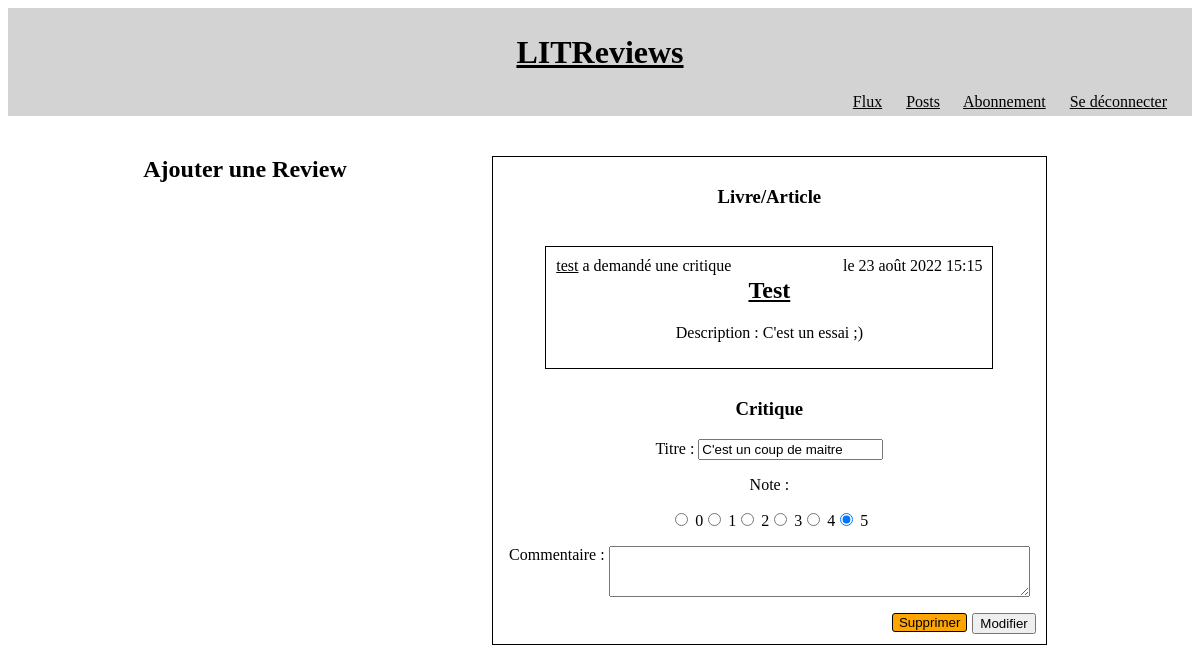
Screenshot of /tickets/19/modify_review/16 (signed in) with the database file from the repository.
### reviews/models.py (models this page shows, shortened)
class Ticket(models.Model):
    title = models.CharField(verbose_name="Titre", max_length=128)
    description = models.CharField(max_length=2048)
    user = models.ForeignKey(to=settings.AUTH_USER_MODEL,
                             on_delete=models.CASCADE)
    image = models.ImageField(null=True,
                              blank=True)
    time_created = models.DateTimeField(auto_now_add=True)
    objects = models.Manager()

class Review(models.Model):
    rating_choices = [(0, 0), (1, 1), (2, 2), (3, 3), (4, 4), (5, 5)]
    ticket = models.ForeignKey(to=Ticket,
                               on_delete=models.CASCADE)
    headline = models.CharField(max_length=128,
                                verbose_name="Titre")
    rating = models.PositiveSmallIntegerField(
        verbose_name="Note",
        choices=rating_choices,
        default=rating_choices[3])
    body = models.CharField(max_length=8192,
                            blank=True,
                            verbose_name="Commentaire")
    user = models.ForeignKey(to=settings.AUTH_USER_MODEL,
                             on_delete=models.CASCADE)
    objects = models.Manager()
    time_created = models.DateTimeField(auto_now_add=True)

### authentication/models.py (models this page shows)
class User(AbstractUser):
    follows = models.ManyToManyField('self',
                                     through=UserFollows,
                                     through_fields=('user', 'followed_user'),
                                     )

### reviews/views.py (the view, shortened to what this page needs)
class PostReview(LoginRequiredMixin, View):
    template = 'reviews/add_review.html'
    pk_url_kwarg = 'ticket_id'
    def get(self, request, ticket_id=None, review_id=None):
        if ticket_id is None:
            ticket_form = TicketForm()
            ticket = None
        else:
            ticket_form = None
            ticket = Ticket.objects.get(id=ticket_id)
        if review_id is None:
            review_form = ReviewForm()
            review = None
        else:
            review = Review.objects.get(id=review_id)
            review_form = ReviewForm(instance=review)
        return render(request, self.template, {'ticket_form': ticket_form,
                                               'ticket': ticket,
                                               'review_form': review_form,
                                               'review': review})

### reviews/forms.py
class ReviewForm(ModelForm):
    class Meta:
        model = Review
        exclude = ('user', 'time_created', 'ticket')
        widgets = {
            'body': Textarea(attrs={'cols': 50, 'rows': 3}),
            'rating': RadioSelect()
        }

### reviews/templates/reviews/add_review.html (shortened to what this page needs)
{% extends 'base.html' %}
  {% block content %}
      <h2>Ajouter une Review</h2>
      <div class="block">
      <form action="" method="post">
        <h3>Livre/Article</h3>
          {% if ticket_form %}
              {{ ticket_form.as_p }}
          {% elif ticket %}
                {% include 'reviews/partials/ticket-block.html' with condensed=True %}
          {% endif %}
        <h3>Critique</h3>
          {{ review_form.as_p }}
          {% if review %}
          <input class= "floating" type="submit" value="Modifier">
            {% url 'delete_review' review.id as link %}
        {% include 'reviews/partials/button_snippet.html' with link=link class='warning floating' text='Supprimer' %}
          {% else %}
            <input type="submit" value="Ajouter">
          {% endif %}
      </form>
    </div>
  {% endblock content %}

### reviews/templates/reviews/partials/ticket-block.html (shortened to what this page needs)
<div class="block large">
    <div class="legend">
        {% if ticket.user == user %}
        Vous avez
        {% else %}
        <a href="{% url 'posts' ticket.user.id %}">{{ ticket.user.username }}</a> a
        {% endif %}
        demandé une critique
    </div>
    <p class="floating">le {{ ticket.time_created }}</p>
    <h2><a href="{% url 'ticket-detail' ticket.id %}">{{ ticket.title }}</a></h2>
    <p>Description : {{ ticket.description }}</p>
    {% if ticket.user == user %}
        {% url 'modify_ticket' ticket.id as link %}
    {% endif %}
</div>

### static/LITReview/styles.css (style rules this page uses)
* :visited, * :link { color: black; }
.block { min-width: 45%; display: inline-block; border: 1px solid black; padding: 10px; margin-top: 20px; margin-bottom: 10px; margin-left: 10px; margin-right: 10px; text-align: center; }
.large { min-width: 80%; text-align: center; }
.legend { position:absolute; }
.floating { float: right; margin: auto; }
textarea { vertical-align : top; }
form #id_rating div { display: inline-block; }

### rows the page displays
Ticket: user.username "test", time_created "23 août 2022 15:15", title "Test", description "C'est un essai ;)"
Review: headline "C'est un coup de maitre", rating "☐ 0 ☐ 1 ☐ 2 ☐ 3 ☐ 4 ☑ 5"

### other values shown
{{ text }} "Supprimer"
